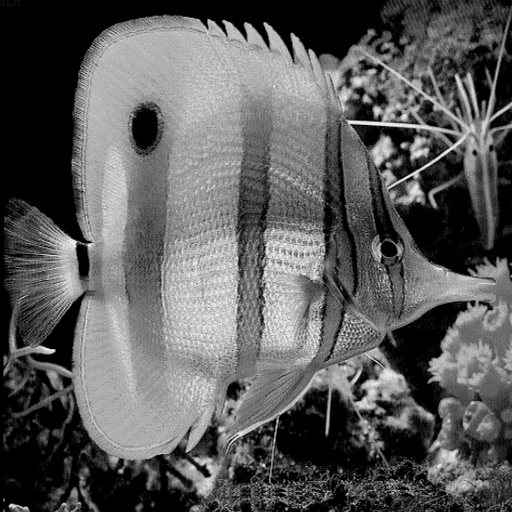
%> input picture 数据/test5.gif, 512 x 512 px
$ octave sy3_test5.m   (GNU Octave 9; MATLAB toolbox functions it lacks are replaced by stand-ins)
%> lines starting %> are read from the running program, lines starting %| are printed output that depends on the picture
### test5_applyIdealLowPassFilter.m
function lowPassFilteredImage = test5_applyIdealLowPassFilter(image, radius)
    % 获取图像大小
    [M, N] = size(image);

    % 创建网格
    [X, Y] = meshgrid(1:N, 1:M);
    centerX = ceil(N/2);
    centerY = ceil(M/2);
    distance = sqrt((X - centerX).^2 + (Y - centerY).^2);

    % 创建理想低通滤波器
    lowPassFilter = double(distance <= radius);

    % 应用滤波器
    fftShifted = fftshift(fft2(image));
    filteredFFT = fftShifted .* lowPassFilter;
    lowPassFilteredImage = real(ifft2(ifftshift(filteredFFT)));
end

### test5_applyIdealHighPassFilter.m

function filteredImage = test5_applyIdealHighPassFilter(image, radius)
    [M, N] = size(image);
    [X, Y] = meshgrid(-N/2:N/2-1, -M/2:M/2-1);
    highPassFilter = sqrt(X.^2 + Y.^2) > radius;
    fftShifted = fftshift(fft2(double(image)));
    filteredFFT = fftShifted .* highPassFilter;
    filteredImage = real(ifft2(ifftshift(filteredFFT)));
end

### test5_applyGaussianLowPassFilter.m
% 高斯低通滤波器函数
function filteredImage = test5_applyGaussianLowPassFilter(image, radius)
    [M, N] = size(image);
    [X, Y] = meshgrid(-N/2:N/2-1, -M/2:M/2-1);
    gaussianFilter = exp(-((X.^2 + Y.^2) / (2 * radius^2)));
    fftShifted = fftshift(fft2(double(image)));
    filteredFFT = fftShifted .* gaussianFilter;
    filteredImage = real(ifft2(ifftshift(filteredFFT)));
end

### test5_applyGaussianHighPassFilter.m

% 高斯高通滤波器函数
function filteredImage = test5_applyGaussianHighPassFilter(image, radius)
    [M, N] = size(image);
    [X, Y] = meshgrid(-N/2:N/2-1, -M/2:M/2-1);
    gaussianFilter = 1 - exp(-((X.^2 + Y.^2) / (2 * radius^2)));
    fftShifted = fftshift(fft2(double(image)));
    filteredFFT = fftShifted .* gaussianFilter;
    filteredImage = real(ifft2(ifftshift(filteredFFT)));
end

### sy3_test5.m
%% test5.gif幅度谱
% 读取图像
originalImage = imread('数据/test5.gif');
%> originalImage is the input picture: size 512x512 uint8; min 0, max 239, mean 91.6
% 进行二维傅里叶变换
fftOriginal = fft2(double(originalImage));
fftShift = fftshift(fftOriginal);
% 计算幅度谱并进行对数变换以增强显示效果
amplitudeSpectrum = log(1 + abs(fftShift));
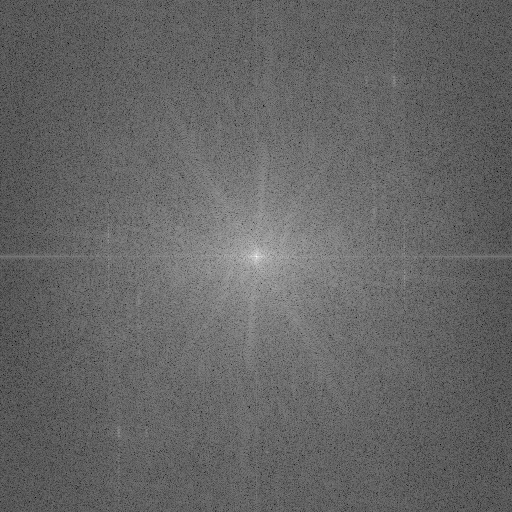
%> amplitudeSpectrum: size 512x512 double; min 2.92, max 16.99, mean 8.54; drawn with min black and max white
% 显示原始图像及其傅里叶幅度谱图
figure;
subplot(1, 2, 1);
imshow(originalImage);
title('原始图像');
subplot(1, 2, 2);
imshow(amplitudeSpectrum, []);
title('傅里叶幅度谱');
%% 选择适当的滤波半径，在频域分别进行理想低通、理想高通、高斯低通、高斯高通滤波
% 选择两种滤波半径进行理想低通滤波
radius1 = 30; % 滤波半径1
radius2 = 70; % 滤波半径2
% 应用理想低通滤波器
filteredImage1 = test5_applyIdealLowPassFilter(originalImage, radius1);
%> in test5_applyIdealLowPassFilter, `lowPassFilteredImage = real(ifft2(ifftshift(filteredFFT)));`:
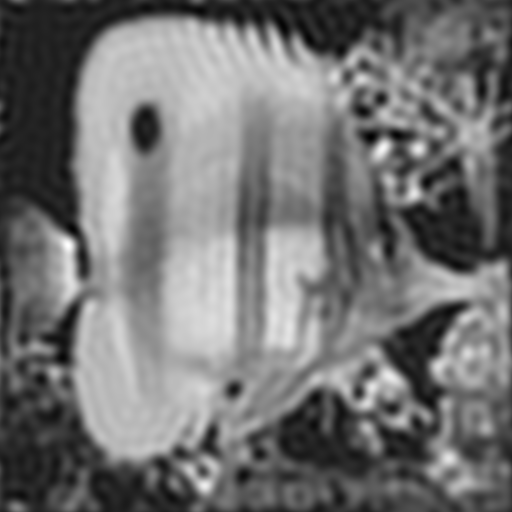
%> lowPassFilteredImage: size 512x512 double; min -37.85, max 248.9, mean 91.6; drawn with min black and max white
filteredImage2 = test5_applyIdealLowPassFilter(originalImage, radius2);
%> call 2 of test5_applyIdealLowPassFilter, with radius = 70
%> in test5_applyIdealLowPassFilter (call 2), `lowPassFilteredImage = real(ifft2(ifftshift(filteredFFT)));`:
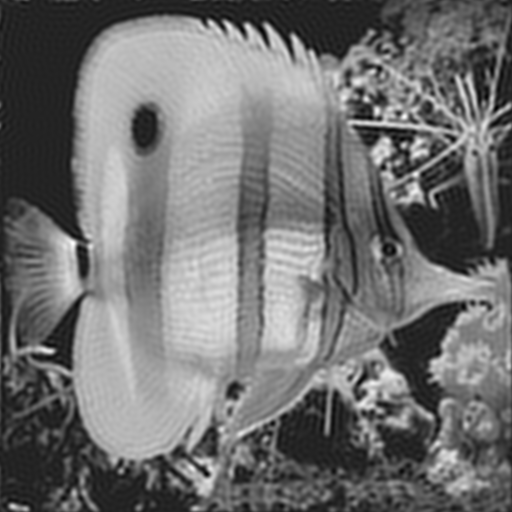
%> lowPassFilteredImage: size 512x512 double; min -41.62, max 257.7, mean 91.6; drawn with min black and max white

% 显示滤波后的结果图像
figure;
subplot(1, 2, 1);
imshow(filteredImage1, []);
title(['理想低通滤波半径', num2str(radius1)]);
subplot(1, 2, 2);
imshow(filteredImage2, []);
title(['理想低通滤波半径', num2str(radius2)]);
%% 不同半径下理想高通滤波器
filteredImage30 = test5_applyIdealHighPassFilter(originalImage, 30);
%> in test5_applyIdealHighPassFilter, `filteredImage = real(ifft2(ifftshift(filteredFFT)));`:
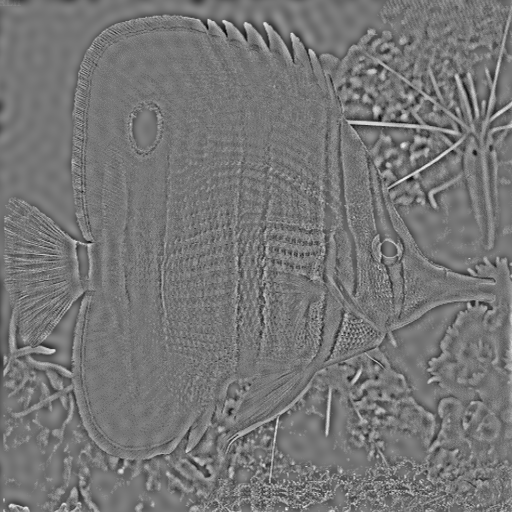
%> filteredImage: size 512x512 double; min -161, max 185.5, mean 0; drawn with min black and max white
filteredImage70 = test5_applyIdealHighPassFilter(originalImage, 70);
%> call 2 of test5_applyIdealHighPassFilter, with radius = 70
%> in test5_applyIdealHighPassFilter (call 2), `filteredImage = real(ifft2(ifftshift(filteredFFT)));`:
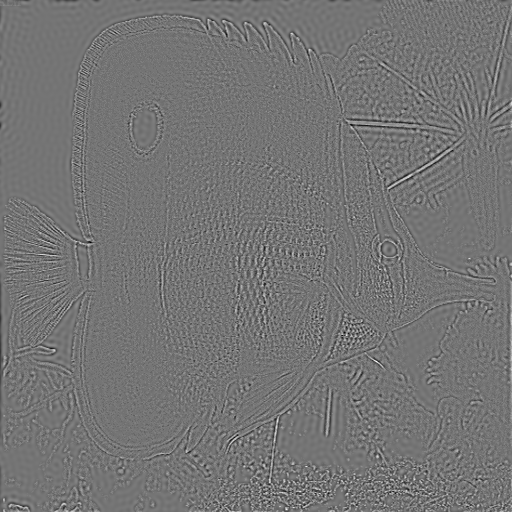
%> filteredImage: size 512x512 double; min -127, max 150.2, mean 0; drawn with min black and max white

% 显示滤波后的结果图像
figure;
subplot(1, 2, 1);
imshow(filteredImage30, []);
title('理想高通滤波半径 30');
subplot(1, 2, 2);
imshow(filteredImage70, []);
title('理想高通滤波半径 70');
%% 高斯低通
filteredImage30 = test5_applyGaussianLowPassFilter(originalImage, 30);
%> in test5_applyGaussianLowPassFilter, `filteredImage = real(ifft2(ifftshift(filteredFFT)));`:
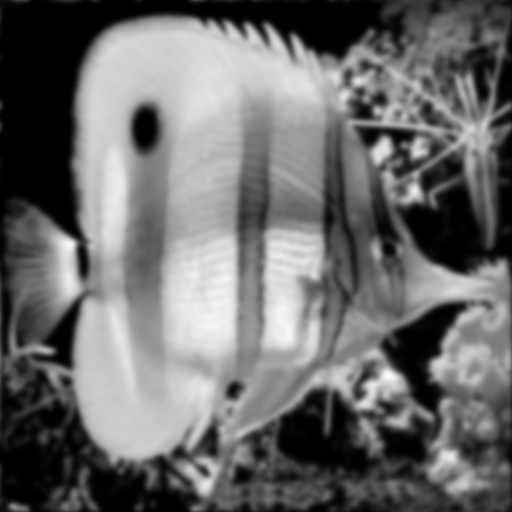
%> filteredImage: size 512x512 double; min -1.14e-13, max 216.5, mean 91.6; drawn with min black and max white
filteredImage70 = test5_applyGaussianLowPassFilter(originalImage, 70);
%> call 2 of test5_applyGaussianLowPassFilter, with radius = 70
%> in test5_applyGaussianLowPassFilter (call 2), `filteredImage = real(ifft2(ifftshift(filteredFFT)));`:
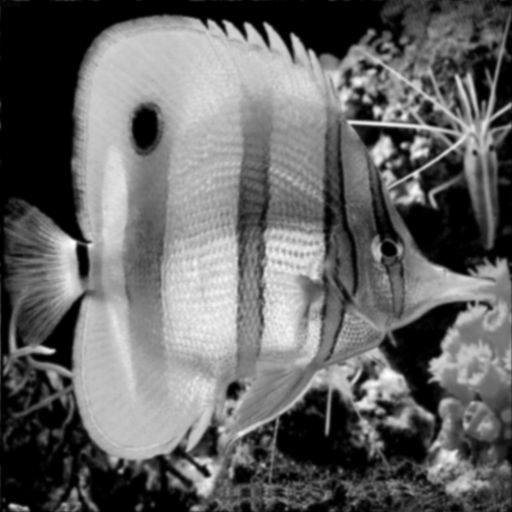
%> filteredImage: size 512x512 double; min -0.00332, max 229.4, mean 91.6; drawn with min black and max white

% 显示滤波后的结果图像
figure;
subplot(1, 2, 1);
imshow(filteredImage30, []);
title('高斯低通滤波半径 30');
subplot(1, 2, 2);
imshow(filteredImage70, []);
title('高斯低通滤波半径 70');
%% 高斯高通
filteredImage30 = test5_applyGaussianHighPassFilter(originalImage, 30);
filteredImage70 = test5_applyGaussianHighPassFilter(originalImage, 70);

% 显示滤波后的结果图像
figure;
subplot(1, 2, 1);
imshow(filteredImage30, []);
title('高斯高通滤波半径 30');
subplot(1, 2, 2);
imshow(filteredImage70, []);
title('高斯高通滤波半径 70');

$ run again, with 数据/sy2_亮度图2_FFT.png saved as 数据/test5.gif
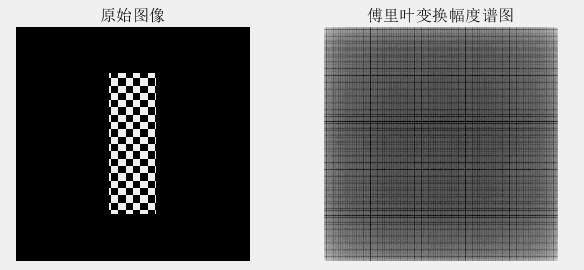
%> input picture 数据/sy2_亮度图2_FFT.png, 584 x 270 px
%> `amplitudeSpectrum = log(1 + abs(fftShift));`:
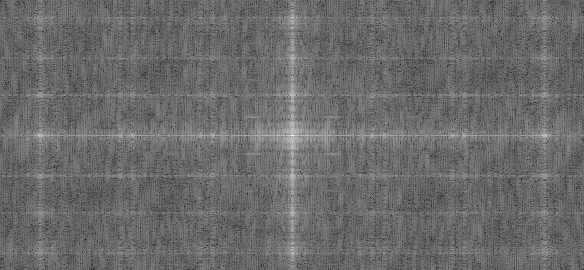
%> amplitudeSpectrum: size 270x584 double; min 0.531, max 12.56, mean 5.58; drawn with min black and max white
%> in test5_applyGaussianLowPassFilter (call 2), `filteredImage = real(ifft2(ifftshift(filteredFFT)));`:
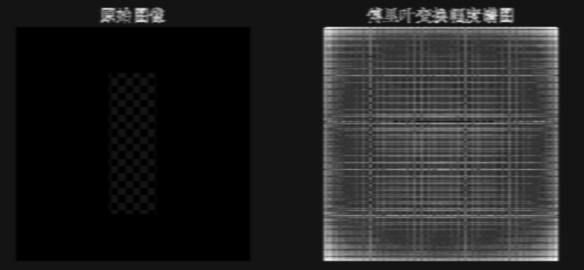
%> filteredImage: size 270x584 double; min -0.0203, max 12.94, mean 1.8; drawn with min black and max white
